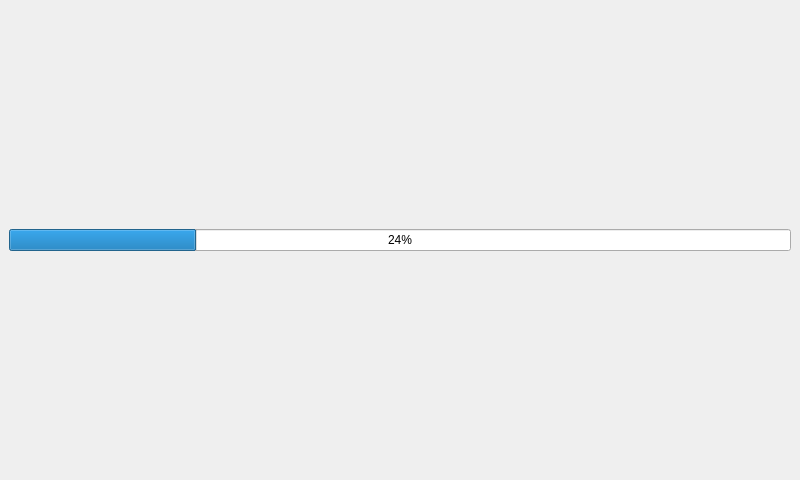
<?xml version="1.0" encoding="UTF-8"?>
<ui version="4.0">
 <class>BusyWidget</class>
 <widget class="QWidget" name="BusyWidget">
  <property name="geometry">
   <rect>
    <x>0</x>
    <y>0</y>
    <width>800</width>
    <height>480</height>
   </rect>
  </property>
  <property name="windowTitle">
   <string/>
  </property>
  <layout class="QGridLayout" name="gridLayout">
   <property name="leftMargin">
    <number>9</number>
   </property>
   <property name="topMargin">
    <number>0</number>
   </property>
   <property name="rightMargin">
    <number>9</number>
   </property>
   <property name="bottomMargin">
    <number>0</number>
   </property>
   <property name="spacing">
    <number>0</number>
   </property>
   <item row="0" column="0">
    <widget class="QProgressBar" name="progressBar">
     <property name="value">
      <number>24</number>
     </property>
    </widget>
   </item>
  </layout>
 </widget>
 <resources/>
 <connections/>
</ui>
